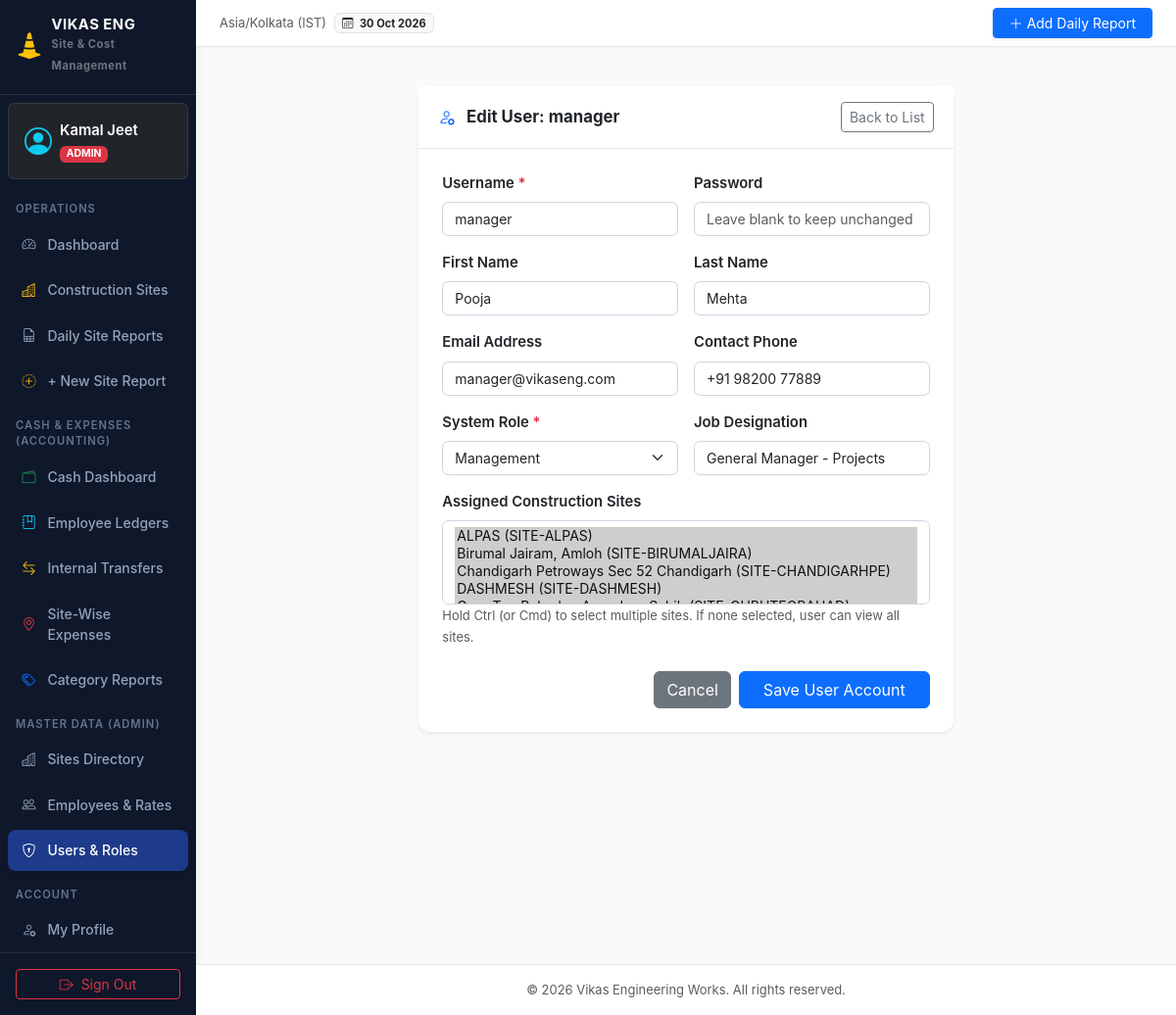
/master/users/3/edit/ (signed in), run on the app's committed database.
### reports/models.py (models this page shows, shortened)
class UserProfile(models.Model):
    user = models.OneToOneField(User, on_delete=models.CASCADE, related_name='profile')
    role = models.CharField(max_length=20, choices=UserRole.choices, default=UserRole.SITE_ENGINEER)
    designation = models.CharField(max_length=100, blank=True)
    phone = models.CharField(max_length=20, blank=True)
    assigned_sites = models.ManyToManyField('Site', blank=True, related_name='assigned_engineers')
    @property
    def is_site_engineer(self):
        return self.role == UserRole.SITE_ENGINEER
    @property
    def is_admin(self):
        return self.role == UserRole.ADMIN or self.user.is_superuser
    @property
    def is_management(self):
        return self.role == UserRole.MANAGEMENT or self.role == UserRole.ADMIN or self.user.is_superuser

### reports/views.py (the view, shortened to what this page needs)
# urls.py: path('master/users/<int:pk>/edit/', views.user_edit_view, name='user_edit'),
@login_required
@admin_required
def user_edit_view(request, pk):
    target_user = get_object_or_404(User, pk=pk)
    profile, _ = UserProfile.objects.get_or_create(user=target_user)
    sites = Site.objects.all()
    user_assigned_site_ids = list(profile.assigned_sites.values_list('id', flat=True))
    return render(request, 'master/user_form.html', {
        'target_user': target_user,
        'profile': profile,
        'sites': sites,
        'roles': UserRole.choices,
        'user_assigned_site_ids': user_assigned_site_ids,
        'title': f'Edit User: {target_user.username}'
    })

### templates/master/user_form.html (shortened to what this page needs)
{% extends 'base.html' %}
{% block content %}
<div class="row justify-content-center">
    <div class="col-12 col-md-8 col-lg-7">
        <div class="card shadow-sm border-0">
            <div class="card-header bg-white py-3 d-flex justify-content-between align-items-center">
                <h5 class="fw-bold mb-0 text-dark">
                    <i class="bi bi-person-gear text-primary me-2"></i> {{ title }}
                </h5>
                <a href="{% url 'user_list' %}" class="btn btn-sm btn-outline-secondary">Back to List</a>
            </div>
            <div class="card-body p-4">
                <form method="post">
                    <div class="row g-3">
                        <div class="col-12 col-md-6">
                            <label class="form-label fw-semibold">Username <span class="text-danger">*</span></label>
                            <input type="text" name="username" class="form-control" required
                                   value="{% if target_user %}{{ target_user.username }}{% endif %}"
                                   {% if target_user %}readonly class="form-control bg-light"{% endif %}>
                        </div>
                        <div class="col-12 col-md-6">
                            <label class="form-label fw-semibold">Password {% if not target_user %}<span class="text-danger">*</span>{% endif %}</label>
                            <input type="password" name="password" class="form-control" placeholder="{% if target_user %}Leave blank to keep unchanged{% else %}Enter initial password{% endif %}">
                        </div>
                        <div class="col-12 col-md-6">
                            <label class="form-label fw-semibold">First Name</label>
                            <input type="text" name="first_name" class="form-control" value="{% if target_user %}{{ target_user.first_name }}{% endif %}">
                        </div>
                        <div class="col-12 col-md-6">
                            <label class="form-label fw-semibold">Last Name</label>
                            <input type="text" name="last_name" class="form-control" value="{% if target_user %}{{ target_user.last_name }}{% endif %}">
                        </div>
                        <div class="col-12 col-md-6">
                            <label class="form-label fw-semibold">Email Address</label>
                            <input type="email" name="email" class="form-control" value="{% if target_user %}{{ target_user.email }}{% endif %}">
                        </div>
                        <div class="col-12 col-md-6">
                            <label class="form-label fw-semibold">Contact Phone</label>
                            <input type="text" name="phone" class="form-control" value="{% if profile %}{{ profile.phone }}{% endif %}">
                        </div>
                        <div class="col-12 col-md-6">
                            <label class="form-label fw-semibold">System Role <span class="text-danger">*</span></label>
                            <select name="role" class="form-select" required>
                                {% for r_code, r_lbl in roles %}
                                    <option value="{{ r_code }}" {% if profile and profile.role == r_code %}selected{% endif %}>
                                        {{ r_lbl }}
                                    </option>
                                {% endfor %}
                            </select>
                        </div>
                        <div class="col-12 col-md-6">
                            <label class="form-label fw-semibold">Job Designation</label>
                            <input type="text" name="designation" class="form-control" placeholder="e.g. Senior Site Engineer" value="{% if profile %}{{ profile.designation }}{% endif %}">
                        </div>
                        <div class="col-12">
                            <label class="form-label fw-semibold">Assigned Construction Sites</label>
                            <select name="assigned_sites" class="form-select" multiple size="4">
                                {% for s in sites %}
                                    <option value="{{ s.id }}" {% if s.id in user_assigned_site_ids %}selected{% endif %}>
                                        {{ s.name }} ({{ s.code }})
                                    </option>
                                {% endfor %}
                            </select>
                            <small class="text-muted">Hold Ctrl (or Cmd) to select multiple sites. If none selected, user can view all sites.</small>
                        </div>
                    </div>
                    <div class="d-flex justify-content-end gap-2 mt-4">
                        <a href="{% url 'user_list' %}" class="btn btn-secondary">Cancel</a>
                        <button type="submit" class="btn btn-primary px-4">Save User Account</button>
                    </div>
                </form>
            </div>
        </div>
    </div>
</div>
{% endblock %}

### templates/base.html (shortened to what this page needs)
{% load static custom_filters %}
<!DOCTYPE html>
<html lang="en">
<head>
    <link href="https://cdn.jsdelivr.net/npm/bootstrap@5.3.3/dist/css/bootstrap.min.css" rel="stylesheet">
    <link rel="stylesheet" href="https://cdn.jsdelivr.net/npm/bootstrap-icons@1.11.3/font/bootstrap-icons.min.css">
    <link rel="stylesheet" href="{% static 'css/custom.css' %}">
</head>
<body>
    <div class="container-fluid p-0">
        <div class="row g-0">
            {% if user.is_authenticated %}
            <aside class="col-md-3 col-lg-2 sidebar no-print" id="sidebarMenu">
                <div class="d-flex flex-column h-100">
                    <div class="sidebar-brand d-flex align-items-center justify-content-between">
                        <a href="{% url 'dashboard' %}" class="text-decoration-none d-flex align-items-center gap-2 text-white">
                            <i class="bi bi-cone-striped fs-3 text-warning"></i>
                            <div>
                                <div class="lh-1 text-white fw-bold">VIKAS ENG</div>
                                <small class="text-secondary" style="font-size: 0.7rem;">Site & Cost Management</small>
                            </div>
                        </a>
                    </div>
                    <div class="p-3 mx-2 my-2 rounded bg-dark border border-secondary border-opacity-25 text-white">
                        <div class="d-flex align-items-center gap-2">
                            <i class="bi bi-person-circle fs-3 text-info"></i>
                            <div class="overflow-hidden">
                                <div class="fw-semibold text-truncate">{{ user.get_full_name|default:user.username }}</div>
                                <span class="badge {{ current_role|role_badge_class }} text-uppercase" style="font-size: 0.65rem;">
                                    {{ user_profile.get_role_display|default:current_role }}
                                </span>
                            </div>
                        </div>
                    </div>
                    <ul class="nav flex-column mb-auto">
                        <li class="sidebar-section-title">Operations</li>
                        <li class="nav-item">
                            <a class="nav-link {% if request.resolver_match.url_name == 'dashboard' %}active{% endif %}" href="{% url 'dashboard' %}">
                                <i class="bi bi-speedometer2"></i> Dashboard
                            </a>
                        </li>
                        <li class="nav-item">
                            <a class="nav-link {% if request.resolver_match.url_name == 'site_list' or request.resolver_match.url_name == 'site_detail' %}active{% endif %}" href="{% url 'site_list' %}">
                                <i class="bi bi-buildings text-warning"></i> Construction Sites
                            </a>
                        </li>
                        <li class="nav-item">
                            <a class="nav-link {% if request.resolver_match.url_name == 'report_list' %}active{% endif %}" href="{% url 'report_list' %}">
                                <i class="bi bi-file-earmark-spreadsheet"></i> Daily Site Reports
                            </a>
                        </li>
                        <li class="nav-item">
                            <a class="nav-link {% if request.resolver_match.url_name == 'report_create' %}active{% endif %}" href="{% url 'report_create' %}">
                                <i class="bi bi-plus-circle-dotted text-warning"></i> + New Site Report
                            </a>
                        </li>
                        <li class="sidebar-section-title">Cash & Expenses (Accounting)</li>
                        <li class="nav-item">
                            <a class="nav-link {% if request.resolver_match.app_name == 'expenses' and request.resolver_match.url_name == 'dashboard' %}active{% endif %}" href="{% url 'expenses:dashboard' %}">
                                <i class="bi bi-wallet2 text-success"></i> Cash Dashboard
                            </a>
                        </li>
                        <li class="nav-item">
                            <a class="nav-link {% if request.resolver_match.app_name == 'expenses' and 'ledger' in request.resolver_match.url_name %}active{% endif %}" href="{% url 'expenses:ledger_list' %}">
                                <i class="bi bi-journal-bookmark text-info"></i> Employee Ledgers
                            </a>
                        </li>
                        <li class="nav-item">
                            <a class="nav-link {% if request.resolver_match.app_name == 'expenses' and request.resolver_match.url_name == 'transfers_list' %}active{% endif %}" href="{% url 'expenses:transfers_list' %}">
                                <i class="bi bi-arrow-left-right text-warning"></i> Internal Transfers
                            </a>
                        </li>
                        <li class="nav-item">
                            <a class="nav-link {% if request.resolver_match.app_name == 'expenses' and request.resolver_match.url_name == 'site_reports' %}active{% endif %}" href="{% url 'expenses:site_reports' %}">
                                <i class="bi bi-geo-alt text-danger"></i> Site-Wise Expenses
                            </a>
                        </li>
                        <li class="nav-item">
                            <a class="nav-link {% if request.resolver_match.app_name == 'expenses' and request.resolver_match.url_name == 'category_reports' %}active{% endif %}" href="{% url 'expenses:category_reports' %}">
                                <i class="bi bi-tags text-primary"></i> Category Reports
                            </a>
                        </li>
                        {% if is_admin %}
                        <li class="sidebar-section-title">Master Data (Admin)</li>
                        <li class="nav-item">
                            <a class="nav-link {% if 'site' in request.resolver_match.url_name and 'report' not in request.resolver_match.url_name %}active{% endif %}" href="{% url 'site_list' %}">
                                <i class="bi bi-buildings"></i> Sites Directory
                            </a>
                        </li>
                        <li class="nav-item">
                            <a class="nav-link {% if 'employee' in request.resolver_match.url_name %}active{% endif %}" href="{% url 'employee_list' %}">
                                <i class="bi bi-people"></i> Employees & Rates
                            </a>
                        </li>
                        <li class="nav-item">
                            <a class="nav-link {% if 'user' in request.resolver_match.url_name %}active{% endif %}" href="{% url 'user_list' %}">
                                <i class="bi bi-shield-lock"></i> Users & Roles
                            </a>
                        </li>
                        {% endif %}
                        <li class="sidebar-section-title">Account</li>
                        <li class="nav-item">
                            <a class="nav-link {% if request.resolver_match.url_name == 'profile' %}active{% endif %}" href="{% url 'profile' %}">
                                <i class="bi bi-person-gear"></i> My Profile
                            </a>
                        </li>
                    </ul>
                    <div class="p-3 border-top border-secondary border-opacity-25">
                        <a href="{% url 'logout' %}" class="btn btn-outline-danger btn-sm w-100 d-flex align-items-center justify-content-center gap-2">
                            <i class="bi bi-box-arrow-right"></i> Sign Out
                        </a>
                    </div>
                </div>
            </aside>
            {% endif %}
            <main class="{% if user.is_authenticated %}col-12 col-md-9 col-lg-10{% else %}col-12{% endif %} ms-auto p-0 min-vh-100 d-flex flex-column">
                {% if user.is_authenticated %}
                <nav class="navbar navbar-expand top-navbar px-3 px-md-4 py-2 sticky-top no-print">
                    <div class="container-fluid p-0">
                        <div class="d-none d-sm-flex align-items-center gap-2">
                            <span class="text-muted small">Asia/Kolkata (IST)</span>
                            <span class="badge bg-light text-dark border">
                                <i class="bi bi-calendar3 me-1"></i> {% now "d M Y" %}
                            </span>
                        </div>
                        <div class="d-flex align-items-center gap-2 ms-auto">
                            <a href="{% url 'report_create' %}" class="btn btn-primary btn-sm d-flex align-items-center gap-1 shadow-sm px-2 px-sm-3">
                                <i class="bi bi-plus-lg"></i> <span class="d-none d-sm-inline">Add Daily Report</span><span class="d-sm-none">Report</span>
                            </a>
                        </div>
                    </div>
                </nav>
                {% endif %}
                <div class="px-3 px-md-4 pt-3 no-print">
                </div>
                <div class="p-3 p-md-4 flex-grow-1">
                    {% block content %}{% endblock %}
                </div>
                <footer class="mt-auto py-3 px-3 px-md-4 bg-white border-top text-center text-muted small no-print">
                    <div>
                        <span>&copy; {% now "Y" %} Vikas Engineering Works. All rights reserved.</span>
                    </div>
                </footer>
            </main>
        </div>
    </div>
</body>
</html>

### data on the page
UserProfile: role "ADMIN"
UserProfile: phone "+91 98200 77889", role "Management", designation "General Manager - Projects"

### other printed values
{{ user.get_full_name|default:user.username }} "Kamal Jeet"
{{ title }} "Edit User: manager"
form field assigned_sites "ALPAS (SITE-ALPAS) ☑ / Birumal Jairam, Amloh (SITE-BIRUMALJAIRA) ☑ / Chandigarh Petroways Sec 52 Chandigarh (SITE-CHANDIGARHPE) ☑ / DASHMESH (SITE-DASHMESH) ☑"
